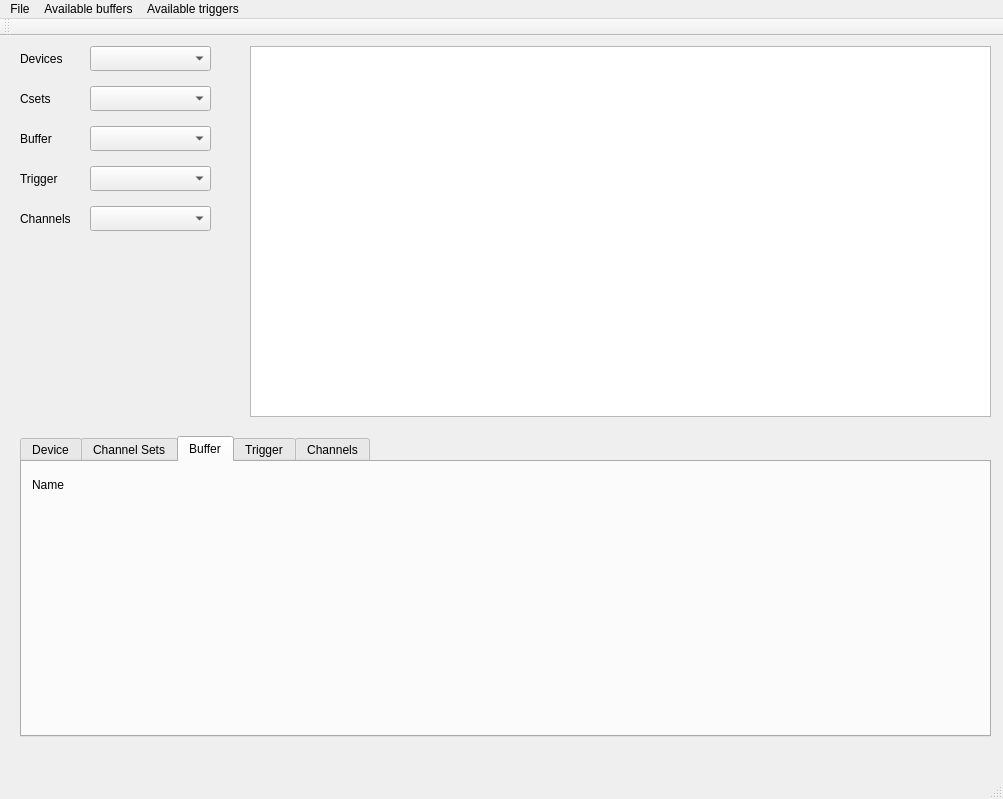
<?xml version="1.0" encoding="UTF-8"?>
<ui version="4.0">
 <class>zGui</class>
 <widget class="QMainWindow" name="zGui">
  <property name="geometry">
   <rect>
    <x>0</x>
    <y>0</y>
    <width>1003</width>
    <height>799</height>
   </rect>
  </property>
  <property name="windowTitle">
   <string>MainWindow</string>
  </property>
  <property name="dockOptions">
   <set>QMainWindow::AllowTabbedDocks|QMainWindow::AnimatedDocks</set>
  </property>
  <widget class="QWidget" name="centralwidget">
   <widget class="QComboBox" name="cmbCset">
    <property name="geometry">
     <rect>
      <x>90</x>
      <y>50</y>
      <width>121</width>
      <height>25</height>
     </rect>
    </property>
   </widget>
   <widget class="QLabel" name="lblCset">
    <property name="geometry">
     <rect>
      <x>20</x>
      <y>50</y>
      <width>60</width>
      <height>25</height>
     </rect>
    </property>
    <property name="text">
     <string>Csets</string>
    </property>
   </widget>
   <widget class="QLabel" name="lblChan">
    <property name="geometry">
     <rect>
      <x>20</x>
      <y>170</y>
      <width>60</width>
      <height>25</height>
     </rect>
    </property>
    <property name="text">
     <string>Channels</string>
    </property>
   </widget>
   <widget class="QComboBox" name="cmbChan">
    <property name="geometry">
     <rect>
      <x>90</x>
      <y>170</y>
      <width>121</width>
      <height>25</height>
     </rect>
    </property>
   </widget>
   <widget class="QTabWidget" name="zTab">
    <property name="geometry">
     <rect>
      <x>20</x>
      <y>400</y>
      <width>971</width>
      <height>301</height>
     </rect>
    </property>
    <property name="currentIndex">
     <number>2</number>
    </property>
    <widget class="QWidget" name="dev">
     <attribute name="title">
      <string>Device</string>
     </attribute>
     <widget class="QLabel" name="lblDevName">
      <property name="geometry">
       <rect>
        <x>10</x>
        <y>10</y>
        <width>41</width>
        <height>25</height>
       </rect>
      </property>
      <property name="text">
       <string>Name</string>
      </property>
     </widget>
     <widget class="QCheckBox" name="ckbDevEn">
      <property name="geometry">
       <rect>
        <x>100</x>
        <y>10</y>
        <width>86</width>
        <height>25</height>
       </rect>
      </property>
      <property name="text">
       <string>Enable</string>
      </property>
     </widget>
    </widget>
    <widget class="QWidget" name="cset">
     <attribute name="title">
      <string>Channel Sets</string>
     </attribute>
     <widget class="QLabel" name="lblCsetName">
      <property name="geometry">
       <rect>
        <x>10</x>
        <y>10</y>
        <width>41</width>
        <height>25</height>
       </rect>
      </property>
      <property name="text">
       <string>Name</string>
      </property>
     </widget>
     <widget class="QCheckBox" name="ckbCsetEn">
      <property name="geometry">
       <rect>
        <x>100</x>
        <y>10</y>
        <width>86</width>
        <height>25</height>
       </rect>
      </property>
      <property name="text">
       <string>Enable</string>
      </property>
     </widget>
    </widget>
    <widget class="QWidget" name="buf">
     <attribute name="title">
      <string>Buffer</string>
     </attribute>
     <widget class="QLabel" name="lblBufName">
      <property name="geometry">
       <rect>
        <x>10</x>
        <y>10</y>
        <width>41</width>
        <height>25</height>
       </rect>
      </property>
      <property name="text">
       <string>Name</string>
      </property>
     </widget>
    </widget>
    <widget class="QWidget" name="trig">
     <attribute name="title">
      <string>Trigger</string>
     </attribute>
     <widget class="QLabel" name="lblTrigName">
      <property name="geometry">
       <rect>
        <x>10</x>
        <y>10</y>
        <width>41</width>
        <height>25</height>
       </rect>
      </property>
      <property name="text">
       <string>Name</string>
      </property>
     </widget>
     <widget class="QCheckBox" name="ckbTrigEn">
      <property name="geometry">
       <rect>
        <x>100</x>
        <y>10</y>
        <width>86</width>
        <height>25</height>
       </rect>
      </property>
      <property name="text">
       <string>Enable</string>
      </property>
     </widget>
    </widget>
    <widget class="QWidget" name="chan">
     <attribute name="title">
      <string>Channels</string>
     </attribute>
     <widget class="QLabel" name="lblChanName">
      <property name="geometry">
       <rect>
        <x>10</x>
        <y>10</y>
        <width>41</width>
        <height>25</height>
       </rect>
      </property>
      <property name="text">
       <string>Name</string>
      </property>
     </widget>
     <widget class="QCheckBox" name="ckbchanEn">
      <property name="geometry">
       <rect>
        <x>100</x>
        <y>10</y>
        <width>86</width>
        <height>25</height>
       </rect>
      </property>
      <property name="text">
       <string>Enable</string>
      </property>
     </widget>
    </widget>
   </widget>
   <widget class="QComboBox" name="cmbDev">
    <property name="geometry">
     <rect>
      <x>90</x>
      <y>10</y>
      <width>121</width>
      <height>25</height>
     </rect>
    </property>
   </widget>
   <widget class="QLabel" name="lblDev">
    <property name="geometry">
     <rect>
      <x>20</x>
      <y>10</y>
      <width>60</width>
      <height>25</height>
     </rect>
    </property>
    <property name="text">
     <string>Devices</string>
    </property>
   </widget>
   <widget class="QLabel" name="lblBuf">
    <property name="geometry">
     <rect>
      <x>20</x>
      <y>90</y>
      <width>60</width>
      <height>25</height>
     </rect>
    </property>
    <property name="text">
     <string>Buffer</string>
    </property>
   </widget>
   <widget class="QComboBox" name="cmbBuf">
    <property name="geometry">
     <rect>
      <x>90</x>
      <y>90</y>
      <width>121</width>
      <height>25</height>
     </rect>
    </property>
   </widget>
   <widget class="QLabel" name="lblTrig">
    <property name="geometry">
     <rect>
      <x>20</x>
      <y>130</y>
      <width>60</width>
      <height>25</height>
     </rect>
    </property>
    <property name="text">
     <string>Trigger</string>
    </property>
   </widget>
   <widget class="QComboBox" name="cmbTrig">
    <property name="geometry">
     <rect>
      <x>90</x>
      <y>130</y>
      <width>121</width>
      <height>25</height>
     </rect>
    </property>
   </widget>
   <widget class="QGraphicsView" name="graphicsView">
    <property name="geometry">
     <rect>
      <x>250</x>
      <y>10</y>
      <width>741</width>
      <height>371</height>
     </rect>
    </property>
   </widget>
  </widget>
  <widget class="QMenuBar" name="menubar">
   <property name="geometry">
    <rect>
     <x>0</x>
     <y>0</y>
     <width>1003</width>
     <height>20</height>
    </rect>
   </property>
   <widget class="QMenu" name="menuFile">
    <property name="title">
     <string>File</string>
    </property>
    <addaction name="actionExit"/>
   </widget>
   <widget class="QMenu" name="menuAvailable_buffers">
    <property name="title">
     <string>Available buffers</string>
    </property>
   </widget>
   <widget class="QMenu" name="menuAvailable_triggers">
    <property name="title">
     <string>Available triggers</string>
    </property>
   </widget>
   <addaction name="menuFile"/>
   <addaction name="menuAvailable_buffers"/>
   <addaction name="menuAvailable_triggers"/>
  </widget>
  <widget class="QStatusBar" name="statusbar"/>
  <widget class="QToolBar" name="toolBar">
   <property name="windowTitle">
    <string>toolBar</string>
   </property>
   <attribute name="toolBarArea">
    <enum>TopToolBarArea</enum>
   </attribute>
   <attribute name="toolBarBreak">
    <bool>false</bool>
   </attribute>
  </widget>
  <action name="actionExit">
   <property name="text">
    <string>Exit</string>
   </property>
   <property name="shortcut">
    <string>Ctrl+Q</string>
   </property>
  </action>
 </widget>
 <resources/>
 <connections/>
</ui>
